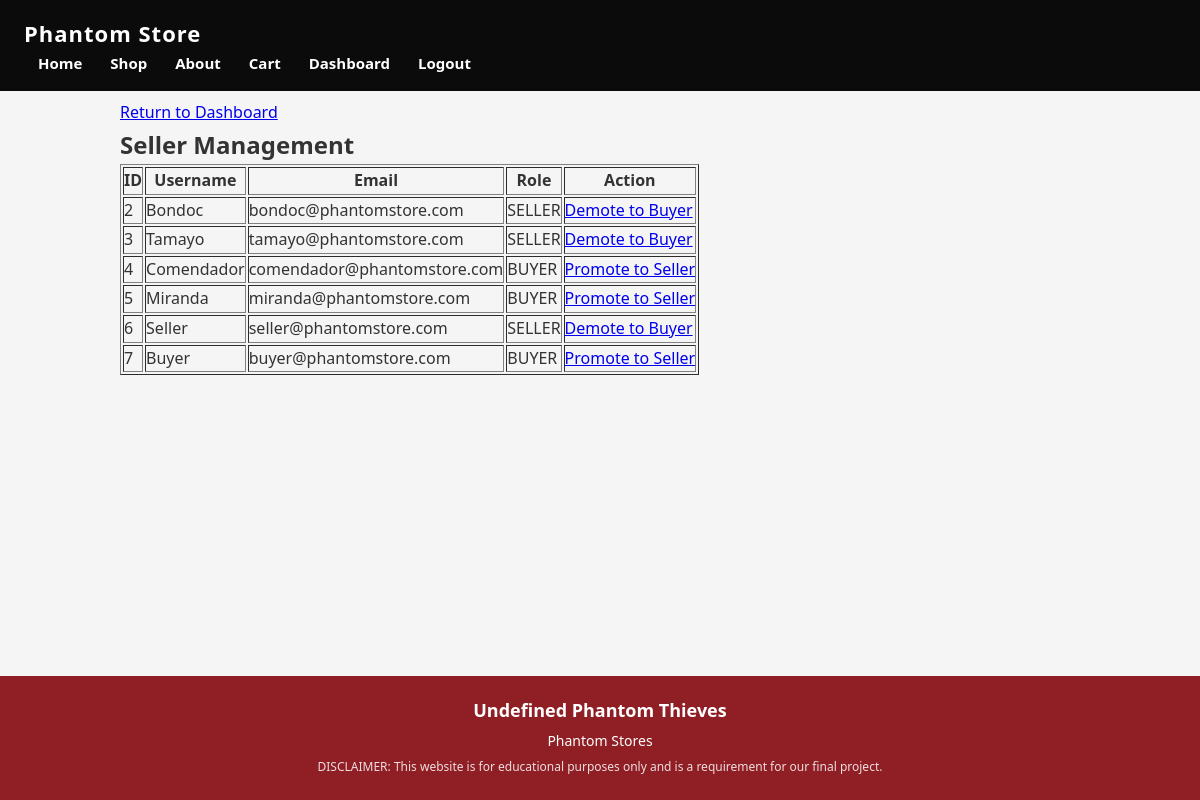
The app's page /admin/user_list.php (signed in) with its own data.
### tables this page shows
CREATE TABLE users (
    user_id INT AUTO_INCREMENT PRIMARY KEY,
    username VARCHAR(50) NOT NULL UNIQUE,
    email VARCHAR(100) NOT NULL UNIQUE,
    password_hash VARCHAR(255) NOT NULL,
    role ENUM('ADMIN','SELLER','BUYER') NOT NULL DEFAULT 'BUYER',
    verified ENUM('YES','NO') DEFAULT 'NO',
    verify_token VARCHAR(64) DEFAULT NULL
);

### admin/user_list.php (the view, shortened to what this page needs)
<?php
include '../database/db.php';
include '../includes/header.php';
$sql = "SELECT user_id, username, email, role FROM users WHERE role != 'ADMIN'";
$result = mysqli_query($conn, $sql);
?>
<main class="admin-container seller-list">
    <div class="top-nav">
        <a href="dashboard.php">Return to Dashboard</a>
    </div>
    <h2>Seller Management</h2>
    <table border="1" cellpadding="8">
        <tr>
            <th>ID</th><th>Username</th><th>Email</th><th>Role</th><th>Action</th>
        </tr>
        <?php while ($row = mysqli_fetch_assoc($result)): ?>
            <tr>
                <td><?php echo $row['user_id']; ?></td>
                <td><?php echo htmlspecialchars($row['username']); ?></td>
                <td><?php echo htmlspecialchars($row['email']); ?></td>
                <td><?php echo $row['role']; ?></td>
                <td>
                    <?php if ($row['role'] === 'BUYER'): ?>
                        <a href="seller.php?promote=<?php echo $row['user_id']; ?>"
                           onclick="return confirm('Promote this buyer to seller?');">Promote to Seller</a>
                    <?php elseif ($row['role'] === 'SELLER'): ?>
                        <a href="seller.php?demote=<?php echo $row['user_id']; ?>"
                           onclick="return confirm('Demote this seller back to buyer?');">Demote to Buyer</a>
                    <?php endif; ?>
                </td>
            </tr>
        <?php endwhile; ?>
    </table>
</main>
<?php include '../includes/footer.php'; ?>

### assets/style.css (style rules this page uses)
* { margin: 0; padding: 0; box-sizing: border-box; font-family: "Segoe UI", Arial, sans-serif; }
html, body { height: 100%; }
body { display: flex; flex-direction: column; min-height: 100vh; margin: 0; padding-top: 60px; background: #f5f5f5; color: #333; line-height: 1.6; }
main { flex: 1; padding-bottom: 100px; }
.admin-container { max-width: 1000px; margin: 40px auto; padding: 0 20px; }

### records on screen
users: user_id "2", username "Bondoc", email "bondoc@phantomstore.com", role "SELLER"
users: user_id "3", username "Tamayo", email "tamayo@phantomstore.com", role "SELLER"
users: user_id "4", username "Comendador", email "comendador@phantomstore.com", role "BUYER"
users: user_id "5", username "Miranda", email "miranda@phantomstore.com", role "BUYER"
users: user_id "6", username "Seller", email "seller@phantomstore.com", role "SELLER"
users: user_id "7", username "Buyer", email "buyer@phantomstore.com", role "BUYER"
